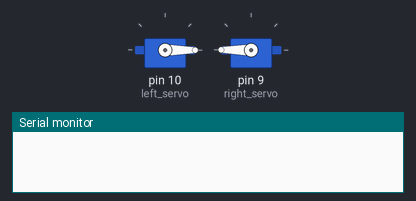
The sketch below on a simulated Arduino Uno, built with avr-gcc and run on an emulated ATmega328P. On the bench: 2 × servo, the last lines printed to the serial monitor.

Above: at 0.1 s.
At 4.55 s:
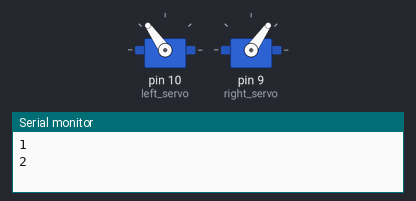
At 9.1 s:
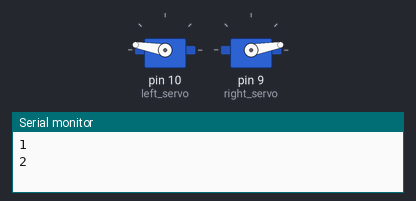
At 19.2 s:
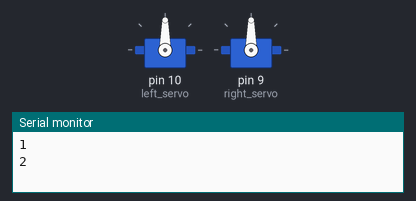
Timing chart, 0 to 20.7 s (numbered marks = the images above):
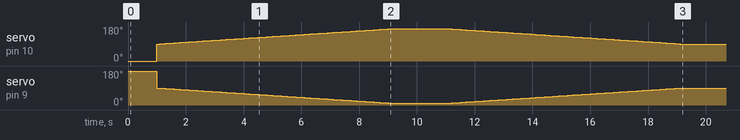

Measured:
- by itself, servo on pin 10 (left_servo): rises from 0° to 170° in 8.0 s, then falls to 90° in 10.1 s
- by itself, servo on pin 9 (right_servo): 180° → 90° at 1.0 s, → 89° 0.10 s later, → 88° 0.10 s later, → 87° 0.10 s later, … (161 changes in this stretch)

The sketch:

grabber.ino
```cpp
// Grabber
// servo.write is clockwise

#include <Servo.h>
//#include <Adafruit_MotorShield.h>

#define trigPin 6
#define echoPin 5

// Create the motor shield object with the default I2C address
//Adafruit_MotorShield AFMS = Adafruit_MotorShield();

Servo left_servo;
Servo right_servo;

//for ultrasound
long duration;
int ultrasound_dist;

//variables to change
int contact_distance = 10;

void setup() {
  //for ultrasound
  pinMode(trigPin, OUTPUT);
  pinMode(echoPin, INPUT);

  // set up Serial library at 9600 bps
  Serial.begin(9600);
  //AFMS.begin();

//   Serial.println("");

//  if (!AFMS.begin()) {         // create with the default frequency 1.6KHz
  // if (!AFMS.begin(1000)) {  // OR with a different frequency, say 1KHz
  //  Serial.println("Could not find Motor Shield. Check wiring.");
    //while (1);
  //}
  //Serial.println("Motor Shield found.");

  // Attach a servo to pin #10 - this is Servo 1 on the motor shield
  left_servo.attach(10);
  right_servo.attach(9);

  //driving position
  left_servo.write(0);
  right_servo.write(180);


  delay(1000);
  left_servo.write(90);
  right_servo.write(90);
  Serial.println("1");
  // delay(999999);
  // delay(3000);
  Serial.println("2");
  // delay(3000);

  int angle = 80;

  // delay(999999);


  for (int i=0;i<=angle;i++){
    left_servo.write(90+i);
    right_servo.write(90-i);
    delay(100);
  }

  delay(2000);
  // delay(9999999);

  for (int i=angle;i>=0;i=i-1){
    left_servo.write(90+i); //left goes from 90 to 90+angle
    right_servo.write(90-i); //right goes from 90 to 90-angle
    delay(100);
  }


  left_servo.write(90);
  right_servo.write(90);

  delay(999999);


}

void loop() {

  ultrasound_dist = read_ultrasound();

  ultrasound_dist = 999; // to change

  if (ultrasound_dist < contact_distance){
    // lift up
  left_servo.write(-1);
  right_servo.write(1);
  }

  else if (ultrasound_dist > contact_distance){
    Serial.println("block picked up OR ultrasound_dist is far");
  }

  delay(1);

}

int read_ultrasound(){
  // Clear the trigPin by setting it LOW:
  digitalWrite(trigPin, LOW);
  delayMicroseconds(5);

  // Trigger the sensor by setting th1234e trigPin high for 10 microseconds:
  digitalWrite(trigPin, HIGH);
  delayMicroseconds(15);
  digitalWrite(trigPin, LOW);
  // Read the echoPin, pulseIn() returns the duration (length of the pulse) in microseconds:
  duration = pulseIn(echoPin, HIGH);
  // Calculate the ultrasound_dist:
  ultrasound_dist = duration * 0.034 / 2;

  // Print the ultrasound_dist on the Serial Monitor (Ctrl+Shift+M):
  Serial.print("Distance = ");
  Serial.print(ultrasound_dist);
  Serial.println(" cm");

  return ultrasound_dist;
}
```
